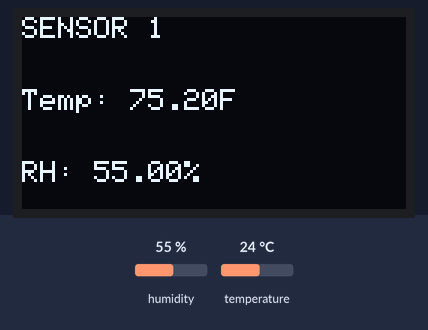
This sketch was run on a simulated ESP32. On the bench: 128×64 one-colour display. Inputs (shaded band) come from the test bench; at power-on: humidity 55 %, temperature 24 °C.

Above: at 2.2 s.
2.3 s: humidity set to 22 %
At 6.9 s:
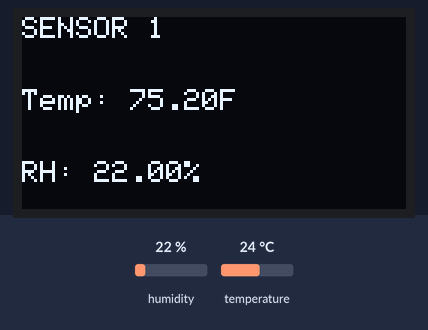
8.3 s: temperature set to 12 °C
At 11.9 s:
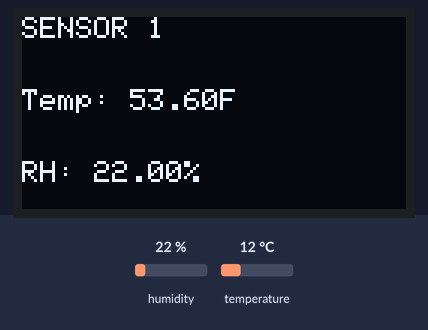
14.3 s: humidity set to 40 %
At 16.9 s:
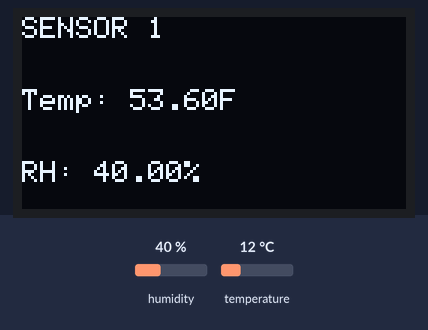
20.3 s: temperature set to 19 °C
At 21.9 s:
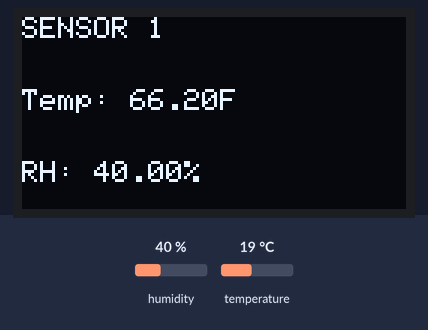
Timing chart, 0 to 23.4 s (numbered marks = the images above; inputs shaded):
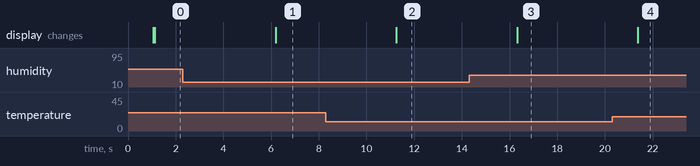

Measured:
- after the input at 2.3 s, the display: changes after 3.9 s (image 1)
- after the input at 8.3 s, the display: changes after 3.0 s (image 2)
- after the input at 14.3 s, the display: changes after 2.0 s (image 3)
- after the input at 20.3 s, the display: changes after 1.1 s (image 4)

The sketch:

oled_sensor_1.ino
```cpp
#include <Wire.h>
#include <Adafruit_GFX.h>
#include <Adafruit_SSD1306.h>
#include <Adafruit_SHT31.h>

#ifndef SDA
#define SDA 6
#endif

#ifndef SCL
#define SCL 7
#endif

Adafruit_SHT31 sht31 = Adafruit_SHT31();
Adafruit_SSD1306 display(128, 64, &Wire, -1);

bool oledReady = false;

bool initOLED() {
  Serial.begin(115200);
  delay(1000);

  Wire.begin(SDA, SCL);

  if (!sht31.begin(0x44)) {
    Serial.println("Could not find SHT31 at 0x44");
    while (1) {
      delay(10);
    }
  }

  if (!display.begin(SSD1306_SWITCHCAPVCC, 0x3C)) {
    return false;
  }

  display.clearDisplay();
  display.setTextSize(1.85);
  display.setTextColor(SSD1306_WHITE);
  display.setCursor(0,0);

  display.println("Hello World!");
  display.display();

  return true;
}

void setup() {
  oledReady = initOLED();
}

void loop() {
  if (!oledReady) {
    delay(1000);
    oledReady = initOLED();
    return;
  }

  float tempC = sht31.readTemperature();
  float tempF = tempC * 9.0 / 5.0 + 32.0;
  float humidity = sht31.readHumidity();
  display.clearDisplay();

  display.setCursor(0, 0);
  display.println("SENSOR 1");
  display.setCursor(0, 24);
  display.print("Temp: ");
  display.print(tempF);
  display.println("F");
  display.setCursor(0, 48);
  display.print("RH: ");
  display.print(humidity);
  display.println("%");
  display.display();

  delay(5000);
}
```
